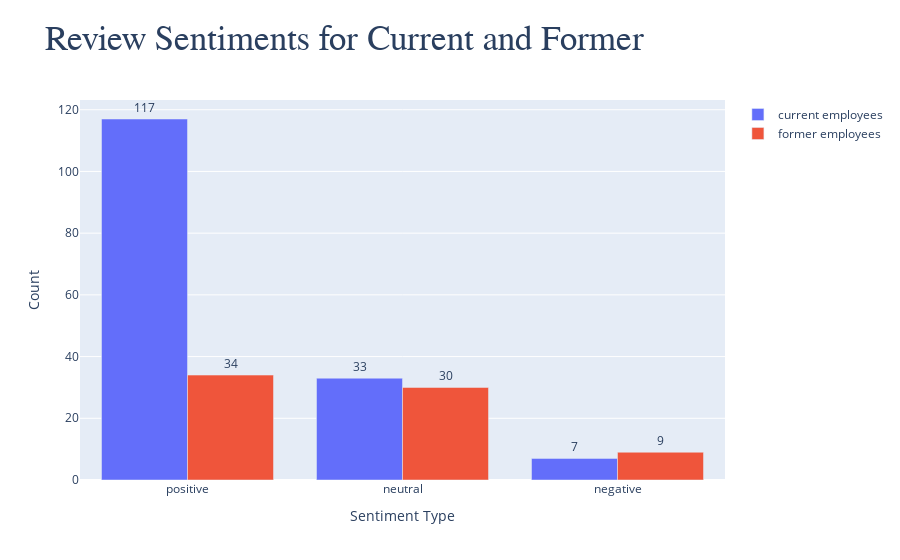

The notebook cell this image was saved under:
### Code cell
trace1 = go.Bar(x = cur_x, y = cur_y, name = 'current employees', text = cur_y, textposition='outside')
trace2 = go.Bar(x = for_x, y = for_y, name = 'former employees', text = for_y, textposition='outside')


data = [trace1, trace2]

layout = go.Layout(title='Review Sentiments for Current and Former',
                   xaxis_title="Sentiment Type",
                   yaxis_title="Count",
                   titlefont= dict(family='Arial', size=35),
                   barmode='group')

fig = go.Figure(data = data, layout=layout)
offline.iplot(fig)

### Figure 1 — Plotly figure (JSON) as saved in the notebook; plotly's stock layout.template omitted (floating-point values rounded to 4 significant figures)
{"data": [{"name": "current employees", "text": ["117", "33", "7"], "textposition": "outside", "type": "bar", "x": ["positive", "neutral", "negative"], "y": [117, 33, 7]}, {"name": "former employees", "text": ["34", "30", "9"], "textposition": "outside", "type": "bar", "x": ["positive", "neutral", "negative"], "y": [34, 30, 9]}], "layout": {"barmode": "group", "title": {"font": {"family": "Arial", "size": 35}, "text": "Review Sentiments for Current and Former"}, "xaxis": {"title": {"text": "Sentiment Type"}}, "yaxis": {"title": {"text": "Count"}}}}
